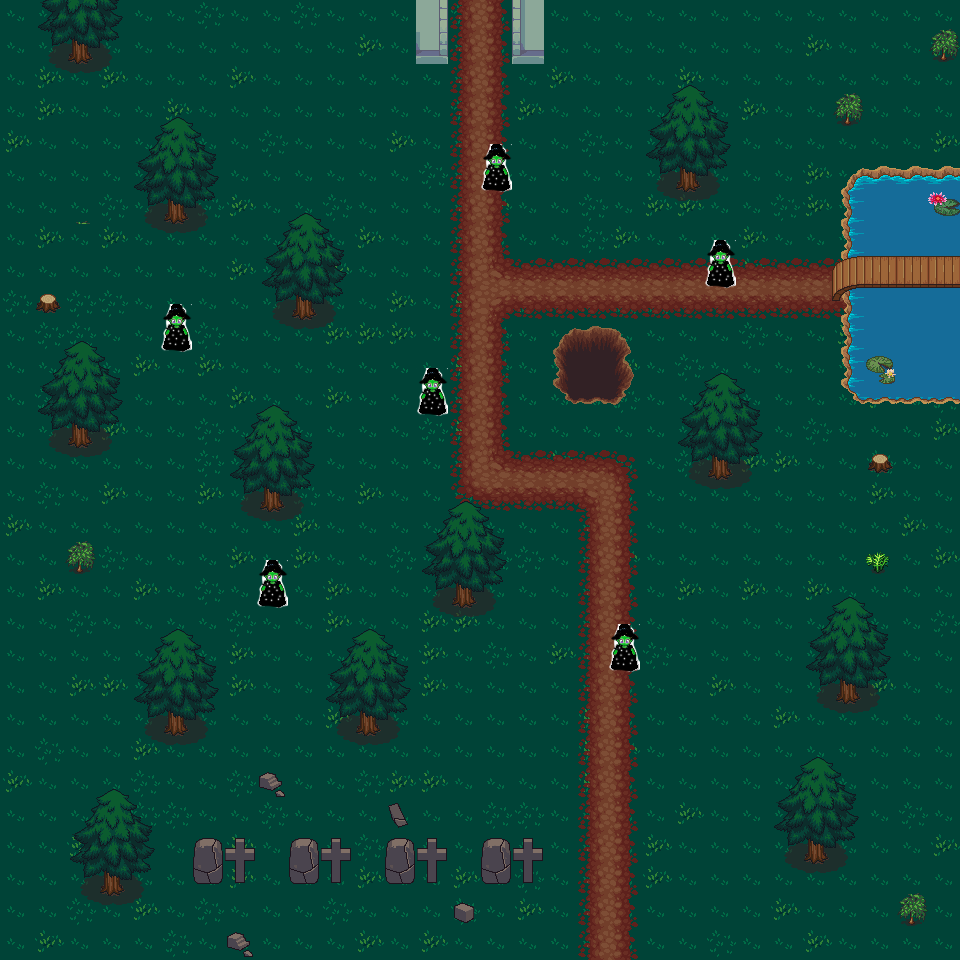

A 2D game scene composited from a Tiled map and its tileset images. What follows is a short description and the map's XML, with each tile layer's data collapsed to a summary:
An orthogonal 30x30 tile map with 32x32 px tiles, 5 tile layers (Background, Path Under Lake, Foreground, Treetops and Bridges, ...), 3 tilesets and 29 objects.

<map version="1.0" orientation="orthogonal" renderorder="right-down" width="30" height="30" tilewidth="32" tileheight="32" nextobjectid="44">
 <tileset firstgid="1" name="terrain_atlas" tilewidth="32" tileheight="32" tilecount="1024" columns="32">
  <image source="terrain_atlas.png" width="1024" height="1024" />
 </tileset>
 <tileset firstgid="1025" name="base_out_atlas" tilewidth="32" tileheight="32" tilecount="1024" columns="32">
  <image source="base_out_atlas.png" width="1024" height="1024" />
 </tileset>
 <tileset firstgid="2049" name="WitchSprite" tilewidth="32" tileheight="48" tilecount="1" columns="0">
  <tile id="0">
   <image width="32" height="48" source="WitchSprite.png" />
  </tile>
 </tileset>
 <layer name="Background" width="30" height="30">
  <data>[900 cells, 900 non-empty, 3 distinct tile ids]</data>
 </layer>
 <layer name="Path Under Lake" width="30" height="30">
  <data>[900 cells, 2 non-empty, 2 distinct tile ids]</data>
 </layer>
 <layer name="Foreground" width="30" height="30">
  <data>[900 cells, 243 non-empty, 51 distinct tile ids]</data>
 </layer>
 <layer name="Treetops and Bridges" width="30" height="30">
  <data>[900 cells, 158 non-empty, 23 distinct tile ids]</data>
 </layer>
 <objectgroup name="Collision" offsetx="-1.33333" offsety="-4">
  <object id="1" x="550.667" y="324" width="85.3333" height="85.3333" />
  <object id="2" x="680" y="369.333" width="85.3333" height="112" />
  <object id="4" x="422.667" y="500" width="85.3333" height="112" />
  <object id="5" x="808" y="596" width="85.3333" height="112" />
  <object id="6" x="230.667" y="402.667" width="85.3333" height="112" />
  <object id="7" x="264" y="210.667" width="85.3333" height="112" />
  <object id="8" x="136" y="117.333" width="85.3333" height="112" />
  <object id="9" x="649.333" y="85.3333" width="85.3333" height="112" />
  <object id="10" x="38.6667" y="341.333" width="85.3333" height="112" />
  <object id="11" x="40" y="2" width="85.3333" height="62" />
  <object id="12" x="134.667" y="628" width="85.3333" height="112" />
  <object id="13" x="325.333" y="629.333" width="85.3333" height="112" />
  <object id="14" x="778.667" y="756" width="85.3333" height="112" />
  <object id="15" x="73.3333" y="790.667" width="85.3333" height="112" />
  <object id="16" x="33.3333" y="288" width="30.6667" height="30.6667" />
  <object id="20" x="866" y="451.333" width="30.6667" height="30.6667" />
  <object id="21" x="416" y="2" width="34.6667" height="60.6667" />
  <object id="22" x="512" y="0" width="34.6667" height="60.6667" />
  <object id="23" x="838.667" y="164" width="122.667" height="93.3333" />
  <object id="24" x="846.667" y="292" width="114.667" height="114.667" />
  <object id="25" x="194.667" y="837.333" width="58.6667" height="49.3333" />
  <object id="26" x="388" y="839.333" width="58.6667" height="49.3333" />
  <object id="27" x="280" y="836.667" width="58.6667" height="49.3333" />
  <object id="28" x="482.667" y="838" width="58.6667" height="49.3333" />
 </objectgroup>
 <layer name="Enemy Sprites" width="30" height="30">
  <data>[900 cells, 6 non-empty, 1 distinct tile ids]</data>
 </layer>
 <objectgroup name="Enemies">
  <object id="37" x="480" y="160" width="32" height="32" />
  <object id="38" x="704" y="256" width="32" height="32" />
  <object id="39" x="416" y="384" width="32" height="32" />
  <object id="40" x="608" y="640" width="32" height="32" />
  <object id="41" x="256" y="576" width="32" height="32" />
 </objectgroup>
</map>
